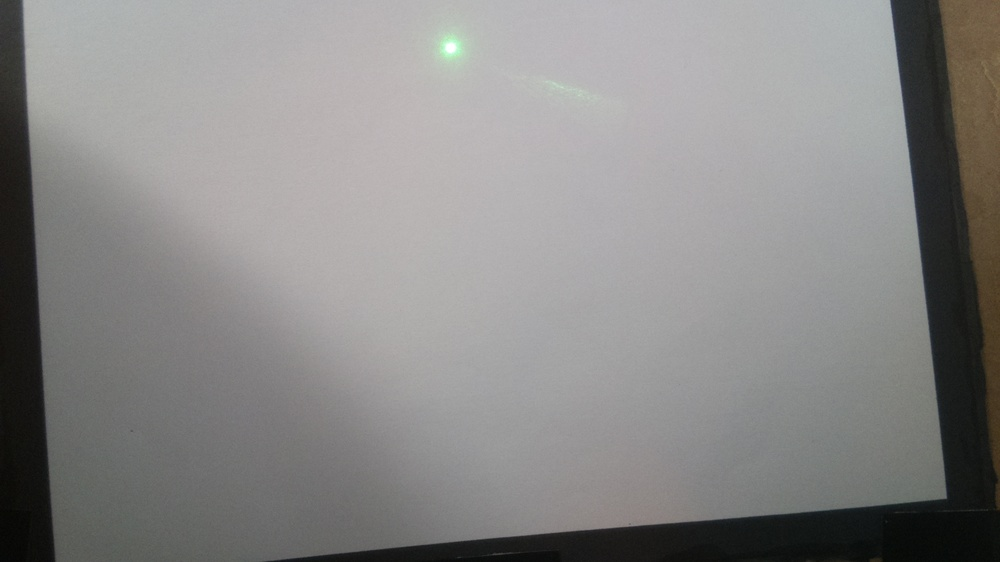
#> input picture Vision/Test_Images/V2/img1.jpeg, 1000 x 562 px, shrunk from 1640 x 922 before the run
$ python canny.py
#> lines starting #> are read from the running program, lines starting #| are printed output that depends on the picture; after the words box and inside, x2 and y2 are one past the last pixel; in counts of white or black regions, pixels touching at a corner belong together
import numpy as np
import cv2 as cv
from matplotlib import pyplot as plt
img = cv.imread('Test_Images/V2/img1.jpeg',0)
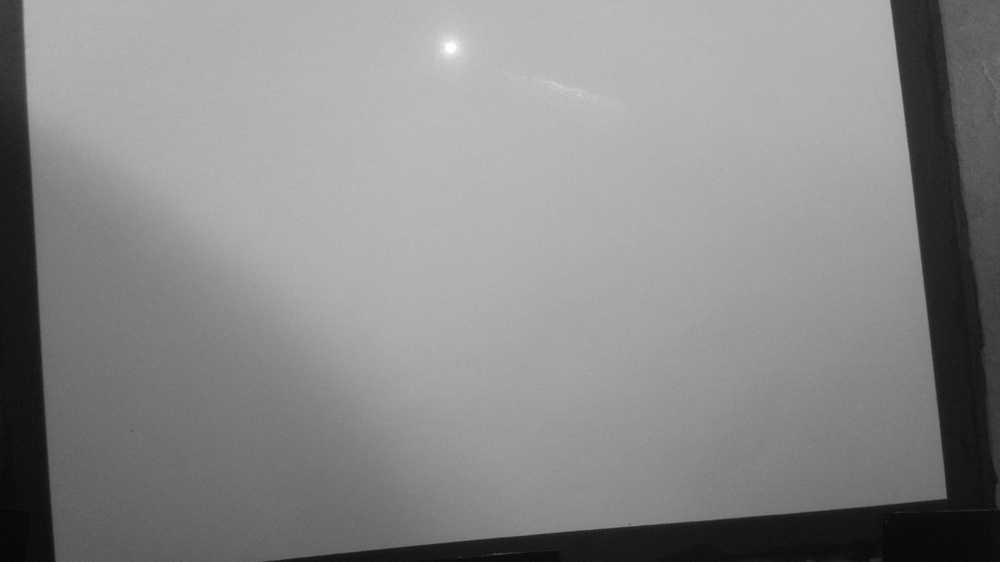
#> img: shape (562, 1000); min 5, max 255, mean 136.4
# blur = cv.GaussianBlur(img,(5,5),0)
img = cv.medianBlur(img,5)
# ret3,th3 = cv.threshold(blur,0,255,cv.THRESH_BINARY+cv.THRESH_OTSU)
th3 = cv.adaptiveThreshold(img,255,cv.ADAPTIVE_THRESH_MEAN_C, cv.THRESH_BINARY,11,2)
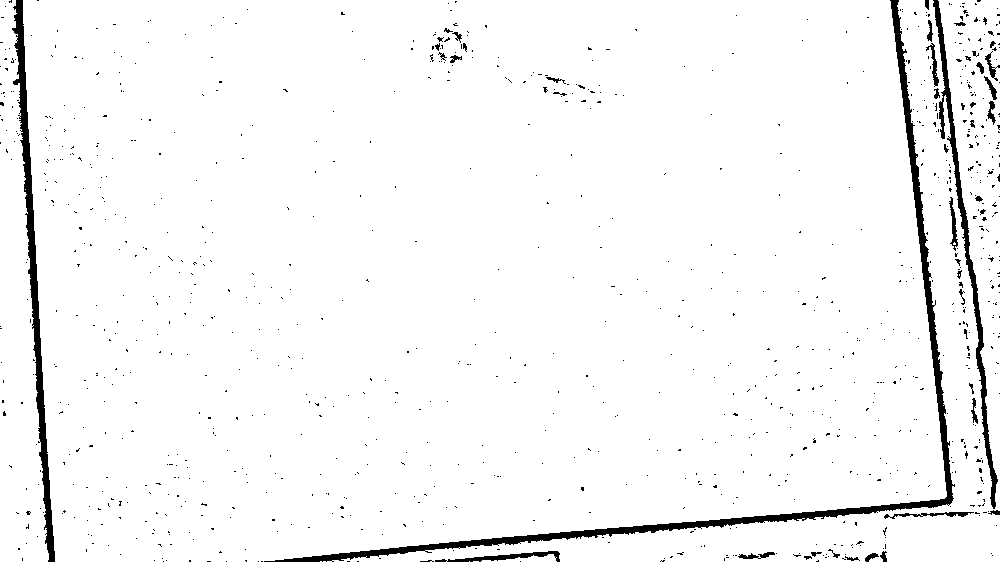
#> th3: shape (562, 1000); 96.5% white; 1009 black regions (967 under 20 px), largest, box (x1, y1, x2, y2) and area: (264, 0, 955, 562) 7588, (12, 0, 55, 562) 4003, (933, 0, 998, 509) 2750
edges = cv.Canny(th3,0,100)
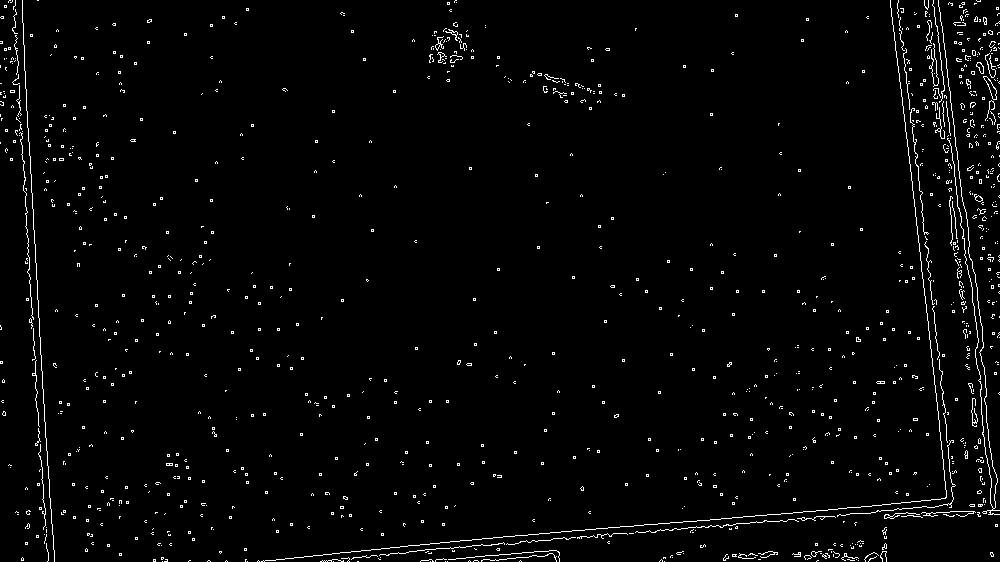
#> edges: shape (562, 1000); 2.2% white in thin lines or dots

plt.subplot(121),plt.imshow(img,cmap = 'gray')
plt.title('Original Image'), plt.xticks([]), plt.yticks([])
plt.subplot(122),plt.imshow(edges,cmap = 'gray')
plt.title('Edge Image'), plt.xticks([]), plt.yticks([])
plt.show()
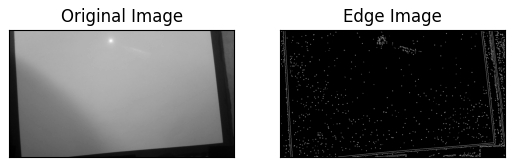
#> figure drawn by matplotlib, 2 panels

$ run again, with Vision/Test_Images/V2/img2.jpeg copied over Vision/Test_Images/V2/img1.jpeg
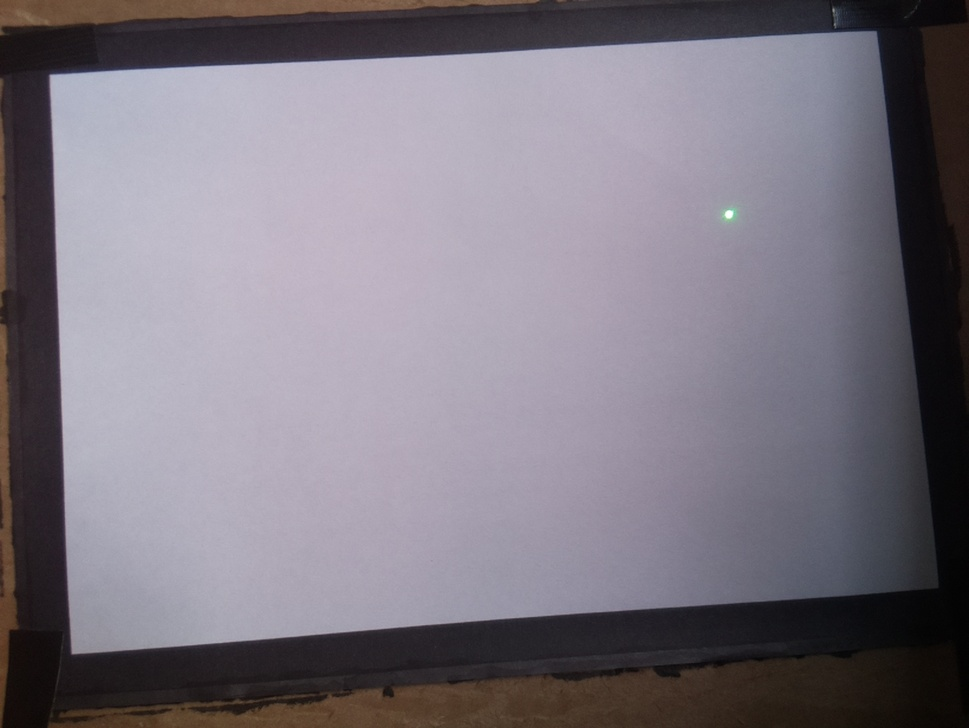
#> input picture Vision/Test_Images/V2/img2.jpeg, 969 x 728 px, shrunk from 1640 x 1232 before the run
#> `th3 = cv.adaptiveThreshold(img,255,cv.ADAPTIVE_THRESH_MEAN_C, cv.THRES..`:
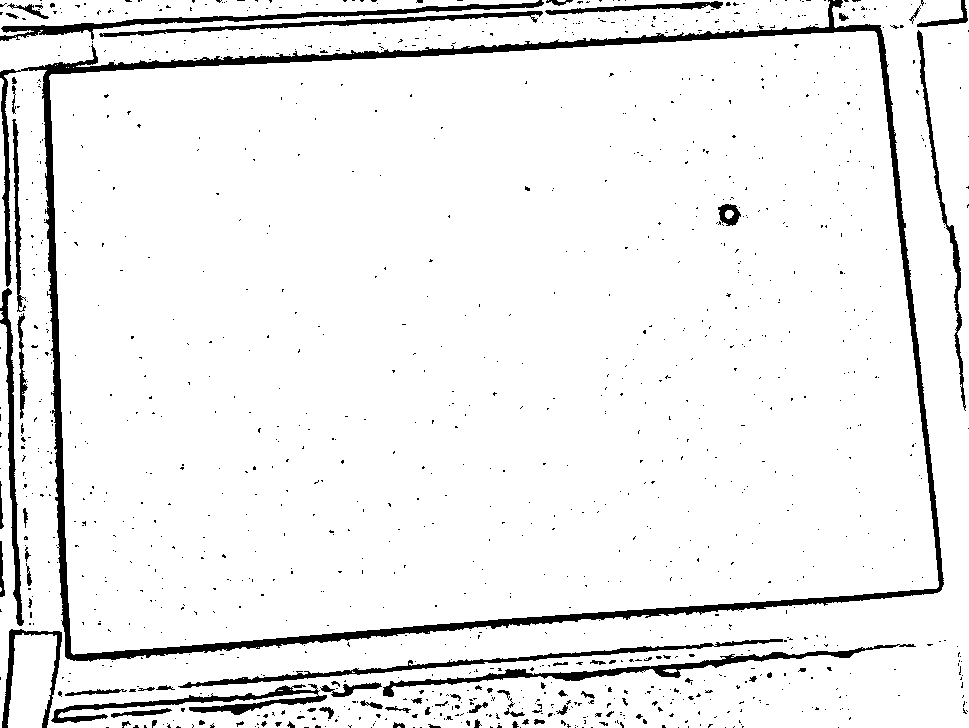
#> th3: shape (728, 969); 93.3% white; 1206 black regions (1128 under 20 px), largest, box (x1, y1, x2, y2) and area: (0, 0, 944, 662) 20201, (0, 0, 544, 41) 2937, (383, 644, 916, 697) 2921
#> edges: shape (728, 969); 3.5% white in thin lines or dots
#> `plt.show()`:
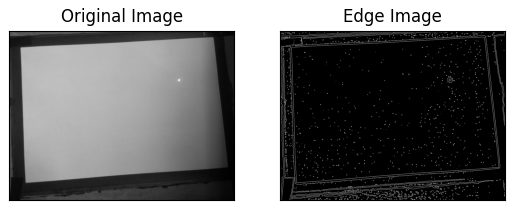
#> figure drawn by matplotlib, 2 panels
